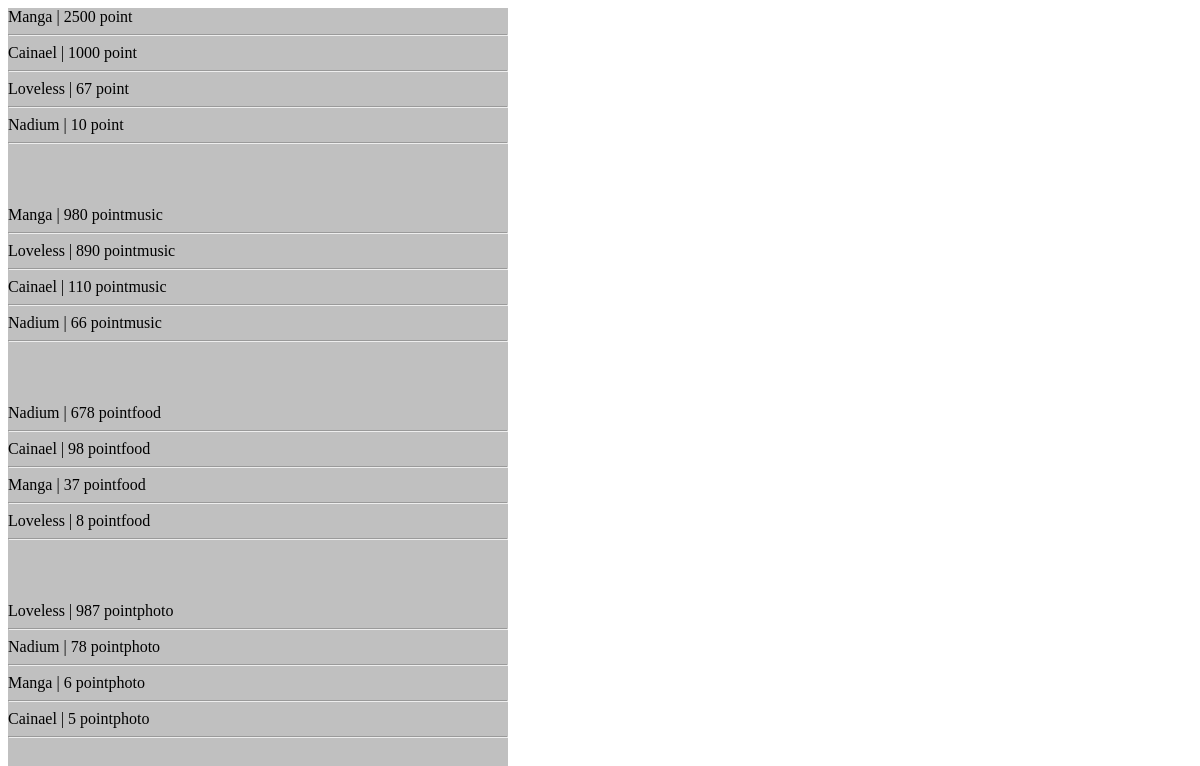
Page /Items/HallFame/fame.php on the earlier database version.
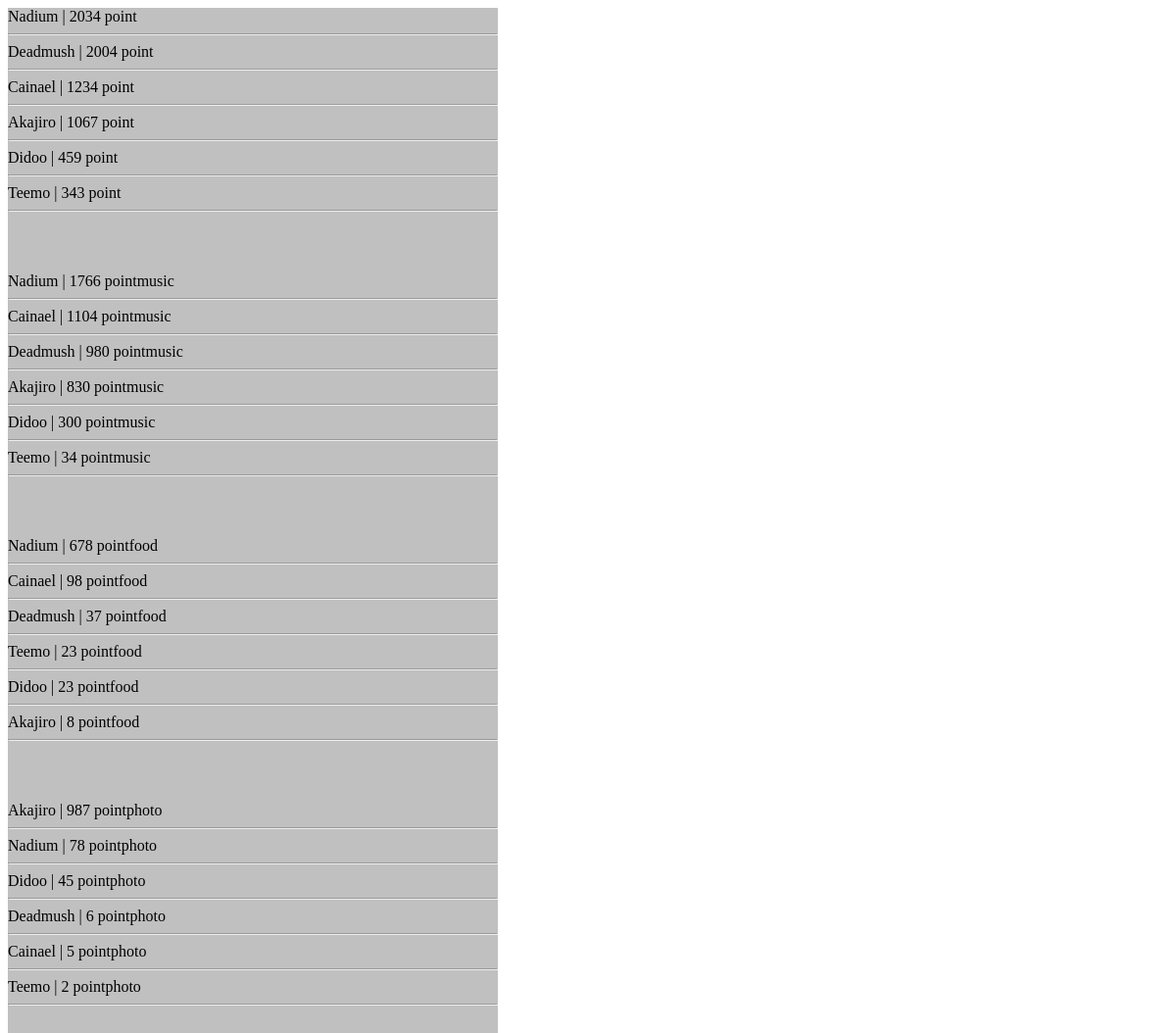
Same page on the later database version.
### tables this page shows
CREATE TABLE `User` (
  `US_id` int(11) NOT NULL AUTO_INCREMENT,
  `US_twitter` varchar(250) NOT NULL,
  `US_mail` varchar(250) NOT NULL,
  `US_pw` varchar(250) NOT NULL,
  `US_point` int(11) NOT NULL,
  `CR_id` int(11) NOT NULL,
  `US_music` int(11) NOT NULL,
  `US_food` int(11) NOT NULL,
  `US_photo` int(11) NOT NULL,
  PRIMARY KEY (`US_id`),
  UNIQUE KEY `CR_id` (`CR_id`)
);

### Items/HallFame/fame.php (the view, shortened to what this page needs)
<!doctype html>
<html lang="en">
<head>
</head>
<body>
	<div style="width:500px; height:auto; background-color:silver;">
		<?php
		$sqluser="SELECT * FROM User ORDER BY US_point DESC;";
		$resuser=mysql_query($sqluser);
		while($tabuser=mysql_fetch_array($resuser)){
			echo $tabuser["US_twitter"];
			echo " | ";
			echo $tabuser["US_point"]." point";
			echo "<hr/>";
		}
echo "<br/><br/><br/>";
		$sqluser="SELECT * FROM User ORDER BY US_music DESC;";
		$resuser=mysql_query($sqluser);
		while($tabuser=mysql_fetch_array($resuser)){
			echo $tabuser["US_twitter"];
			echo " | ";
			echo $tabuser["US_music"]." pointmusic";
			echo "<hr/>";
		}
echo "<br/><br/><br/>";
		$sqluser="SELECT * FROM User ORDER BY US_food DESC;";
		$resuser=mysql_query($sqluser);
		while($tabuser=mysql_fetch_array($resuser)){
			echo $tabuser["US_twitter"];
			echo " | ";
			echo $tabuser["US_food"]." pointfood";
			echo "<hr/>";
		}
echo "<br/><br/><br/>";
		$sqluser="SELECT * FROM User ORDER BY US_photo DESC;";
		$resuser=mysql_query($sqluser);
		while($tabuser=mysql_fetch_array($resuser)){
			echo $tabuser["US_twitter"];
			echo " | ";
			echo $tabuser["US_photo"]." pointphoto";
			echo "<hr/>";
		}
echo "<br/><br/><br/>";
		?>
	</div>
</body>
</html>

Differences in the rows shown:
changed user "Nadium": US_point "10" → "2034"; US_music "66" → "1766"; moves up the list
changed user: US_twitter "Manga" → "Deadmush"; US_point "2500" → "2004"
changed user "Cainael": US_point "1000" → "1234"; US_music "110" → "1104"; moves up the list
changed user: US_twitter "Loveless" → "Akajiro"; US_point "67" → "1067"; US_music "890" → "830"
added user: US_twitter "Didoo", US_point "459", US_music "300", US_food "23", US_photo "45"
added user: US_twitter "Teemo", US_point "343", US_music "34", US_food "23", US_photo "2"
